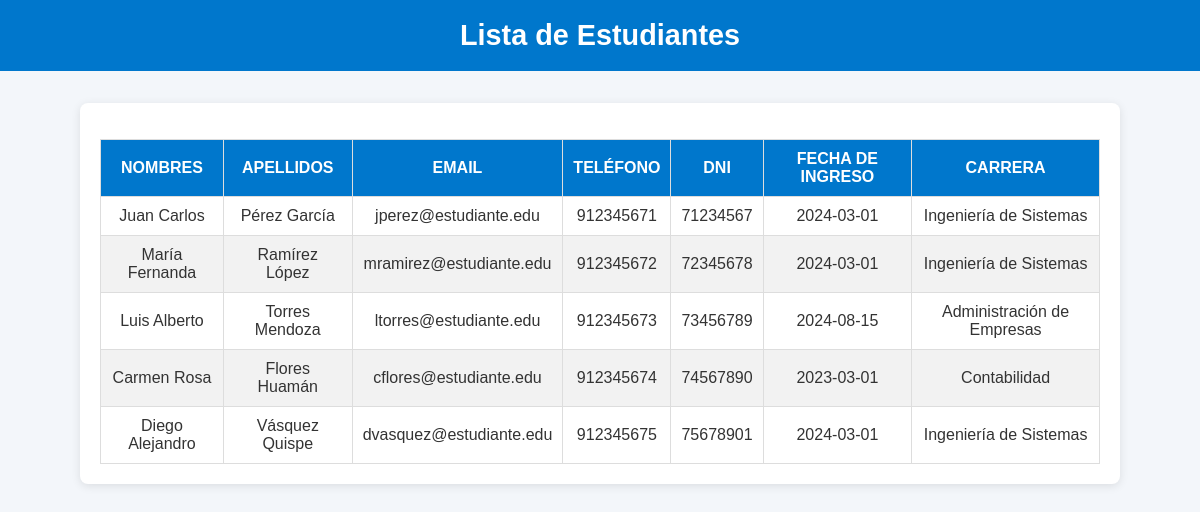
The app's page /caso1HTML_CSS_PHP/index.php with its own data.
### tables this page shows
CREATE TABLE estudiantes (
    id_estudiante INT UNSIGNED AUTO_INCREMENT PRIMARY KEY,
    codigo_estudiante VARCHAR(20) UNIQUE NOT NULL,
    numero_documento VARCHAR(20) UNIQUE NOT NULL,
    nombres VARCHAR(100) NOT NULL,
    apellidos VARCHAR(100) NOT NULL,
    email VARCHAR(100) UNIQUE NOT NULL,
    telefono VARCHAR(20),
    fecha_nacimiento DATE NOT NULL,
    id_carrera INT UNSIGNED NOT NULL,
    semestre_actual TINYINT UNSIGNED DEFAULT 1,
    estado ENUM('activo', 'inactivo', 'egresado', 'retirado') DEFAULT 'activo',
    fecha_ingreso DATE NOT NULL,
    fecha_creacion TIMESTAMP DEFAULT CURRENT_TIMESTAMP,
    fecha_actualizacion TIMESTAMP DEFAULT CURRENT_TIMESTAMP ON UPDATE CURRENT_TIMESTAMP,
    CONSTRAINT fk_estudiante_carrera FOREIGN KEY (id_carrera) 
        REFERENCES carreras(id_carrera) ON DELETE RESTRICT ON UPDATE CASCADE,
    INDEX idx_codigo (codigo_estudiante),
    INDEX idx_documento (numero_documento),
    INDEX idx_carrera (id_carrera),
    INDEX idx_estado (estado)
);

CREATE TABLE carreras (
    id_carrera INT UNSIGNED AUTO_INCREMENT PRIMARY KEY,
    nombre_carrera VARCHAR(100) NOT NULL,
    duracion_semestres TINYINT UNSIGNED NOT NULL,
    estado ENUM('activo', 'inactivo') DEFAULT 'activo',
    fecha_creacion TIMESTAMP DEFAULT CURRENT_TIMESTAMP,
    fecha_actualizacion TIMESTAMP DEFAULT CURRENT_TIMESTAMP ON UPDATE CURRENT_TIMESTAMP,
    INDEX idx_estado (estado),
    INDEX idx_nombre (nombre_carrera)
);

### caso1HTML_CSS_PHP/index.php (the view, shortened to what this page needs)
<?php
require_once "conexion.php";
$sql = "SELECT e.nombres, e.apellidos, e.email, e.telefono, e.numero_documento, e.fecha_ingreso, c.nombre_carrera
        FROM estudiantes e
        INNER JOIN carreras c ON e.id_carrera = c.id_carrera";
$stmt = $conn->prepare($sql);
$stmt->execute();
$estudiantes = $stmt->fetchAll(PDO::FETCH_ASSOC);
?>
<!DOCTYPE html>
<html lang="es">
<head>
    <link rel="stylesheet" href="style.css">
</head>
<body>
<header>
    <h1>Lista de Estudiantes</h1>
</header>
<div class="container">
    <?php if (!empty($estudiantes)): ?>
        <table>
            <thead>
                <tr>
                    <th>NOMBRES</th>
                    <th>APELLIDOS</th>
                    <th>EMAIL</th>
                    <th>TELÉFONO</th>
                    <th>DNI</th>
                    <th>FECHA DE INGRESO</th>
                    <th>CARRERA</th>
                </tr>
            </thead>
            <tbody>
                <?php foreach ($estudiantes as $fila): ?>
                    <tr>
                        <td><?= htmlspecialchars($fila['nombres']) ?></td>
                        <td><?= htmlspecialchars($fila['apellidos']) ?></td>
                        <td><?= htmlspecialchars($fila['email']) ?></td>
                        <td><?= htmlspecialchars($fila['telefono']) ?></td>
                        <td><?= htmlspecialchars($fila['numero_documento']) ?></td>
                        <td><?= htmlspecialchars($fila['fecha_ingreso']) ?></td>
                        <td><?= htmlspecialchars($fila['nombre_carrera']) ?></td>
                    </tr>
                <?php endforeach; ?>
            </tbody>
        </table>
    <?php else: ?>
        <p class="mensaje">No se encontraron registros en la base de datos.</p>
    <?php endif; ?>
</div>
</body>
</html>

### caso1HTML_CSS_PHP/style.css (style rules this page uses)
body { font-family: Arial, sans-serif; background: #f3f6fa; color: #333; margin: 0; padding: 0; }
header { background: #0077cc; color: #fff; padding: 1.2rem; text-align: center; }
h1 { margin: 0; font-size: 1.8rem; }
.container { width: 90%; max-width: 1000px; margin: 2rem auto; background: white; border-radius: 8px; box-shadow: 0 2px 10px rgba(0,0,0,0.1); padding: 20px; }
table { width: 100%; border-collapse: collapse; margin-top: 1rem; }
th, td { border: 1px solid #ddd; text-align: center; padding: 10px; }
th { background: #0077cc; color: white; }
tr:nth-child(even) { background: #f2f2f2; }

### records on screen
estudiantes: nombres "Juan Carlos", apellidos "Pérez García", email "jperez@estudiante.edu", telefono "912345671", numero_documento "71234567", fecha_ingreso "2024-03-01", id_carrera.nombre_carrera "Ingeniería de Sistemas"
estudiantes: nombres "María Fernanda", apellidos "Ramírez López", email "mramirez@estudiante.edu", telefono "912345672", numero_documento "72345678", fecha_ingreso "2024-03-01", id_carrera.nombre_carrera "Ingeniería de Sistemas"
estudiantes: nombres "Luis Alberto", apellidos "Torres Mendoza", email "ltorres@estudiante.edu", telefono "912345673", numero_documento "73456789", fecha_ingreso "2024-08-15", id_carrera.nombre_carrera "Administración de Empresas"
estudiantes: nombres "Carmen Rosa", apellidos "Flores Huamán", email "cflores@estudiante.edu", telefono "912345674", numero_documento "74567890", fecha_ingreso "2023-03-01", id_carrera.nombre_carrera "Contabilidad"
estudiantes: nombres "Diego Alejandro", apellidos "Vásquez Quispe", email "dvasquez@estudiante.edu", telefono "912345675", numero_documento "75678901", fecha_ingreso "2024-03-01", id_carrera.nombre_carrera "Ingeniería de Sistemas"
